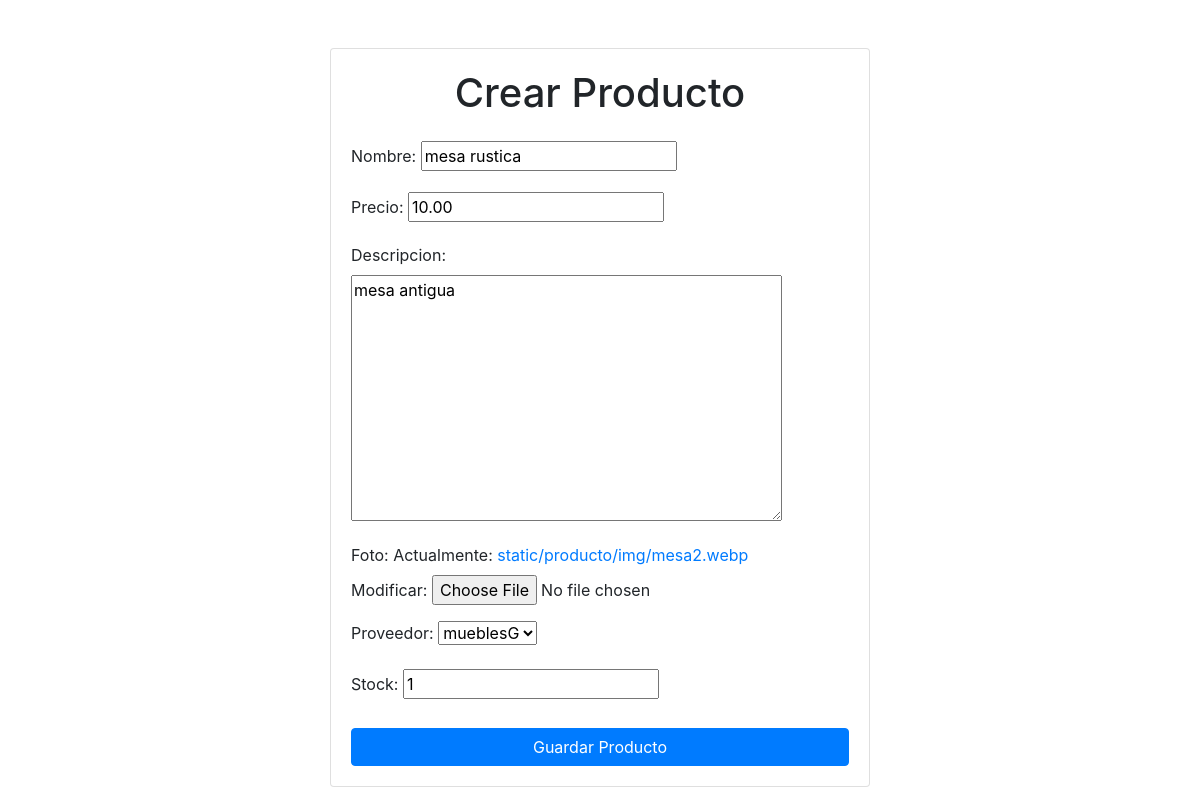
/producto/producto/actualizar/6/ (signed in), run on the app's committed database.
### producto/models.py (models this page shows, shortened)
class Producto(models.Model):
    nombre = models.CharField(max_length=100)
    precio = models.DecimalField(max_digits=10, decimal_places=2)
    descripcion = models.TextField()
    foto = models.ImageField(upload_to='static/producto/img/')
    proveedor = models.ForeignKey(Proveedor, on_delete=models.CASCADE)
    stock = models.PositiveIntegerField(default=0)

class Proveedor(models.Model):
    nombre = models.CharField(max_length=100)
    direccion = models.CharField(max_length=200)
    def __str__(self):
        return self.nombre

### producto/views.py (the view)
# urls.py: path('producto/actualizar/<int:pk>/', views.crear_o_actualizar_producto, name='actualizar_producto'),
@user_passes_test(es_admin, login_url='cliente:login')
def crear_o_actualizar_producto(request, pk=None):
    producto = get_object_or_404(Producto, pk=pk) if pk else None
    if request.method == 'POST':
        form = ProductoForm(request.POST, request.FILES, instance=producto)
        if form.is_valid():
            form.save()
            return redirect('producto:index')  # Reemplaza 'producto:index' con la URL adecuada
    else:
        form = ProductoForm(instance=producto)
    context = {"form": form}
    return render(request, 'producto/crear_producto.html', context)

### producto/forms.py
class ProductoForm(forms.ModelForm):
    class Meta:
        model = Producto
        fields = '__all__'  # Puedes especificar los campos si no quieres incluirlos todos

### producto/views.py (called while the page is built)
def es_admin(user):
    return user.is_superuser

### producto/templates/producto/crear_producto.html (shortened to what this page needs)
<!DOCTYPE html>
<html lang="es">
<head>
    <link rel="stylesheet" href="https://stackpath.bootstrapcdn.com/bootstrap/4.5.2/css/bootstrap.min.css">
</head>
<body>
    <div class="container mt-5">
        <div class="row justify-content-center">
            <div class="col-md-6">
                <div class="card">
                    <div class="card-body">
                        <h1 class="card-title text-center mb-4">Crear Producto</h1>
                        <form method="post" enctype="multipart/form-data">
                            {{ form.as_p }}
                            <button type="submit" class="btn btn-primary btn-block mt-4">Guardar Producto</button>
                        </form>
                    </div>
                </div>
            </div>
        </div>
    </div>
</body>
</html>

### data on the page
Producto: nombre "mesa rustica", precio "10.00", descripcion "mesa antigua", proveedor "mueblesG", stock "1"
